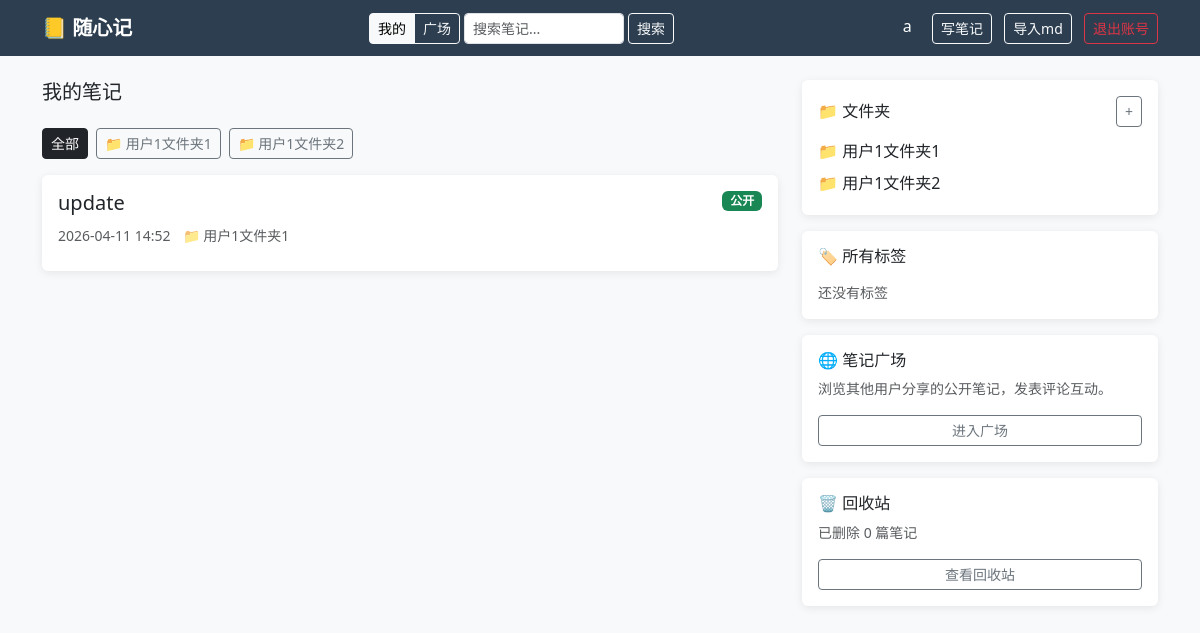
/ (signed in), run on an earlier commit of the app's database.
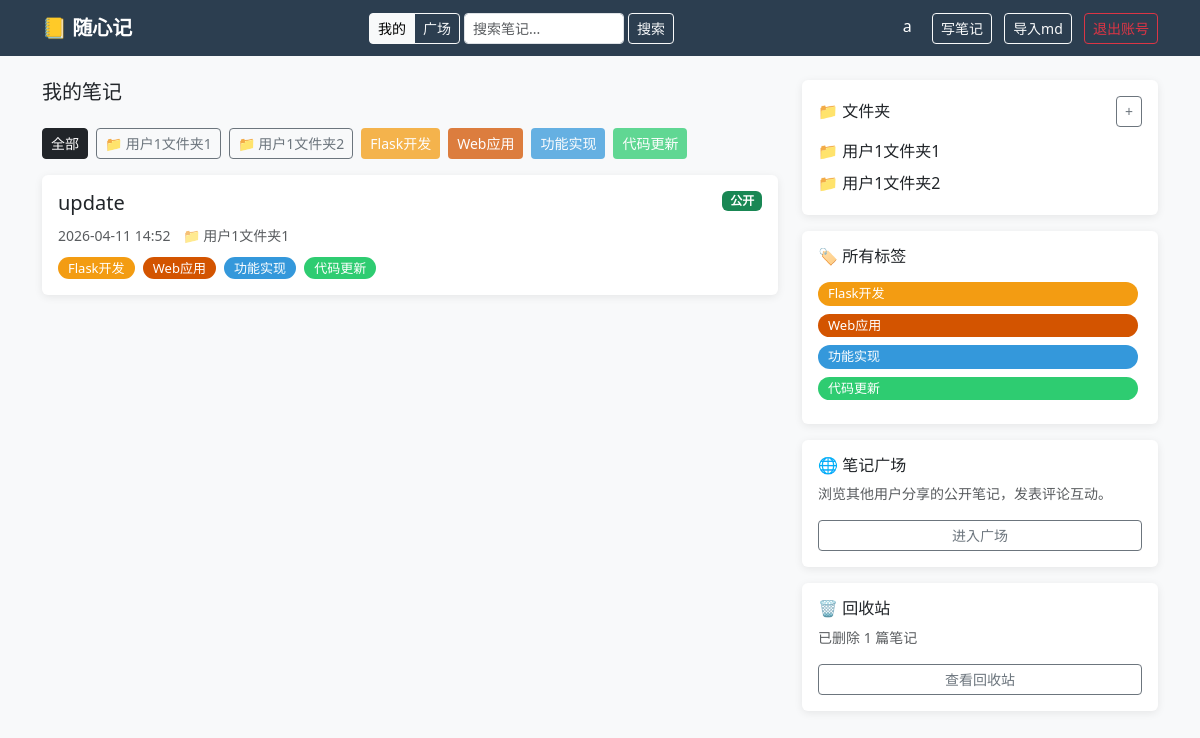
And on a later commit of the database.
### app.py (models this page shows)
class Folder(db.Model):
    id      = db.Column(db.Integer, primary_key=True)
    name    = db.Column(db.String(100), nullable=False)
    user_id = db.Column(db.Integer, db.ForeignKey('user.id'), nullable=False)
    notes   = db.relationship('Note', backref='folder', lazy=True)

class Note(db.Model):
    id         = db.Column(db.Integer, primary_key=True)
    title      = db.Column(db.String(200), nullable=False)
    content    = db.Column(db.Text, nullable=False)
    created_at = db.Column(db.DateTime, default=datetime.utcnow)
    updated_at = db.Column(db.DateTime, default=datetime.utcnow)  # 手动在 edit 时刷新
    user_id    = db.Column(db.Integer, db.ForeignKey('user.id'), nullable=False)
    folder_id  = db.Column(db.Integer, db.ForeignKey('folder.id'), nullable=True)
    is_public  = db.Column(db.Boolean, default=False)
    is_deleted = db.Column(db.Boolean, default=False)
    deleted_at = db.Column(db.DateTime, nullable=True)
    tags       = db.relationship('Tag', secondary=note_tags, backref='notes')
    comments   = db.relationship('Comment', backref='note', lazy=True, order_by='Comment.created_at.desc()', cascade='all, delete-orphan')
    versions   = db.relationship('NoteVersion', backref='note', lazy=True, order_by='NoteVersion.created_at.desc()', cascade='all, delete-orphan')

class Tag(db.Model):
    id   = db.Column(db.Integer, primary_key=True)
    name = db.Column(db.String(50), unique=True, nullable=False)

### app.py (the view)
@app.route('/')
@login_required
def index():
    folder_id = request.args.get('folder_id')
    tag_id    = request.args.get('tag_id')
    q = Note.query.filter_by(user_id=current_user.id, is_deleted=False)
    if folder_id:
        q = q.filter_by(folder_id=folder_id)
    if tag_id:
        tag = db.session.get(Tag, int(tag_id))
        if tag:
            q = q.filter(Note.tags.contains(tag))
    notes   = q.order_by(Note.created_at.desc()).all()
    folders = Folder.query.filter_by(user_id=current_user.id).all()
    tags    = (Tag.query
               .join(note_tags)
               .join(Note)
               .filter(Note.user_id == current_user.id, Note.is_deleted == False)
               .distinct().all())
    trash_count = Note.query.filter_by(user_id=current_user.id, is_deleted=True).count()
    return render_template(
        'index.html', notes=notes, folders=folders, tags=tags,
        current_folder_id=int(folder_id) if folder_id else None,
        current_tag_id=int(tag_id) if tag_id else None,
        trash_count=trash_count,
    )

### app.py (called while the page is built)
@app.template_filter('local_time')
def local_time(dt):
    if dt is None:
        return ''
    beijing = timezone(timedelta(hours=8))
    return dt.replace(tzinfo=timezone.utc).astimezone(beijing).strftime('%Y-%m-%d %H:%M')

@login_manager.user_loader
def load_user(user_id):
    return db.session.get(User, int(user_id))

### templates/index.html (shortened to what the changed rows need)
{% extends 'base.html' %}
{% block content %}
<div class="row">
    <div class="col-md-8">
        <div class="d-flex gap-2 mb-3 flex-wrap">
            <a href="/?{% if current_tag_id %}tag_id={{ current_tag_id }}{% endif %}"
                class="btn btn-sm {% if not current_folder_id and not current_tag_id %}btn-dark{% else %}btn-outline-secondary{% endif %}">
                全部
            </a>
            {% for folder in folders %}
            <a href="/?folder_id={{ folder.id }}{% if current_tag_id %}&tag_id={{ current_tag_id }}{% endif %}"
                class="btn btn-sm {% if current_folder_id == folder.id %}btn-dark{% else %}btn-outline-secondary{% endif %}">
                📁 {{ folder.name }}
            </a>
            {% endfor %}
            {% for tag in tags %}
            <a href="/?{% if current_folder_id %}folder_id={{ current_folder_id }}&{% endif %}tag_id={{ tag.id }}"
                class="btn btn-sm tag-color-{{ tag.id % 8 }} {% if current_tag_id == tag.id %}opacity-100{% else %}opacity-75{% endif %}"
                style="color:white">
                {{ tag.name }}
            </a>
            {% endfor %}
        </div>
        {% for note in notes %}
        <div class="card mb-3 p-3">
            <div class="d-flex justify-content-between align-items-start">
                <div>
                    <h5><a href="/notes/{{ note.id }}" class="text-decoration-none text-dark">{{ note.title }}</a></h5>
                    <small class="text-muted">{{ note.created_at | local_time }}</small>
                    {% if note.folder %}
                    <small class="text-muted ms-2">📁 {{ note.folder.name }}</small>
                    {% endif %}
                    <div class="mt-2">
                        {% for tag in note.tags %}
                        <a href="/tags/{{ tag.id }}" class="tag-badge tag-color-{{ tag.id % 8 }}">{{ tag.name }}</a>
                        {% endfor %}
                    </div>
                </div>
                {% if note.is_public %}
                <span class="badge bg-success">公开</span>
                {% endif %}
            </div>
        </div>
        {% else %}
        <div class="card p-4 text-center text-muted">
            <p>还没有笔记，快去写第一篇吧！</p>
            <a href="/notes/new" class="btn btn-dark">写笔记</a>
        </div>
        {% endfor %}
    </div>
    <div class="col-md-4">
        <div class="card p-3 mb-3">
            <div class="d-flex justify-content-between align-items-center mb-2">
                <h6 class="mb-0">📁 文件夹</h6>
                <button class="btn btn-sm btn-outline-secondary" data-bs-toggle="collapse"
                    data-bs-target="#newFolderForm">+</button>
            </div>
            {% for folder in folders %}
            <a href="/folders/{{ folder.id }}" class="d-block text-decoration-none text-dark py-1">
                📁 {{ folder.name }}
            </a>
            {% else %}
            <p class="text-muted small mb-0">还没有文件夹</p>
            {% endfor %}
        </div>
        <div class="card p-3 mb-3">
            <h6 class="mb-3">🏷️ 所有标签</h6>
            {% set all_tags = [] %}
            {% for note in notes %}
            {% for tag in note.tags %}
            {% if tag not in all_tags %}
            {% set _ = all_tags.append(tag) %}
            {% endif %}
            {% endfor %}
            {% endfor %}
            {% for tag in all_tags %}
            <a href="/tags/{{ tag.id }}" class="tag-badge tag-color-{{ tag.id % 8 }} d-inline-block mb-2">{{ tag.name
                }}</a>
            {% else %}
            <p class="text-muted small mb-0">还没有标签</p>
            {% endfor %}
        </div>
        <div class="card p-3">
            <h6 class="mb-2">🗑️ 回收站</h6>
            <p class="small text-muted">已删除 {{ trash_count }} 篇笔记</p>
            <a href="/trash" class="btn btn-sm btn-outline-secondary w-100">查看回收站</a>
        </div>
    </div>
</div>
{% endblock %}

What changed in the data, as far as the page shows it:
added Tag: name "Flask开发"
added Tag: name "Web应用"
added Tag: name "功能实现"
added Tag: name "代码更新"
Also different on the page:
{{ trash_count }}: "0" → "1"
text no longer shown: "还没有标签"
